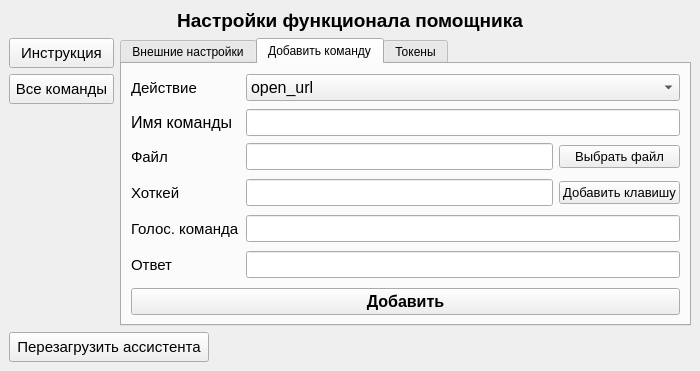
<?xml version="1.0" encoding="UTF-8"?>
<ui version="4.0">
 <class>MainWindow</class>
 <widget class="QMainWindow" name="MainWindow">
  <property name="geometry">
   <rect>
    <x>0</x>
    <y>0</y>
    <width>700</width>
    <height>351</height>
   </rect>
  </property>
  <property name="minimumSize">
   <size>
    <width>700</width>
    <height>0</height>
   </size>
  </property>
  <property name="windowTitle">
   <string>Windows Ассистент</string>
  </property>
  <property name="styleSheet">
   <string notr="true"/>
  </property>
  <widget class="QWidget" name="centralwidget">
   <layout class="QVBoxLayout" name="verticalLayout_6">
    <item>
     <widget class="QLabel" name="label">
      <property name="font">
       <font>
        <pointsize>14</pointsize>
        <bold>true</bold>
       </font>
      </property>
      <property name="text">
       <string>Настройки функционала помощника</string>
      </property>
      <property name="alignment">
       <set>Qt::AlignCenter</set>
      </property>
     </widget>
    </item>
    <item>
     <layout class="QHBoxLayout" name="horizontalLayout_11">
      <item>
       <layout class="QVBoxLayout" name="verticalLayout">
        <item>
         <widget class="QPushButton" name="btnInstruction">
          <property name="minimumSize">
           <size>
            <width>105</width>
            <height>30</height>
           </size>
          </property>
          <property name="font">
           <font>
            <pointsize>11</pointsize>
           </font>
          </property>
          <property name="text">
           <string>Инструкция</string>
          </property>
         </widget>
        </item>
        <item alignment="Qt::AlignTop">
         <widget class="QPushButton" name="btnAllCommands">
          <property name="minimumSize">
           <size>
            <width>105</width>
            <height>30</height>
           </size>
          </property>
          <property name="font">
           <font>
            <pointsize>11</pointsize>
           </font>
          </property>
          <property name="text">
           <string>Все команды</string>
          </property>
          <property name="autoRepeat">
           <bool>false</bool>
          </property>
          <property name="autoDefault">
           <bool>false</bool>
          </property>
          <property name="default">
           <bool>false</bool>
          </property>
          <property name="flat">
           <bool>false</bool>
          </property>
         </widget>
        </item>
       </layout>
      </item>
      <item>
       <widget class="QTabWidget" name="tabWidget">
        <property name="currentIndex">
         <number>1</number>
        </property>
        <widget class="QWidget" name="tabExternal">
         <attribute name="title">
          <string>Внешние настройки</string>
         </attribute>
         <layout class="QVBoxLayout" name="verticalLayout_3">
          <item>
           <layout class="QVBoxLayout" name="verticalLayout_2">
            <item>
             <widget class="QLineEdit" name="lineNamesAssist">
              <property name="minimumSize">
               <size>
                <width>0</width>
                <height>30</height>
               </size>
              </property>
              <property name="font">
               <font>
                <pointsize>12</pointsize>
               </font>
              </property>
              <property name="text">
               <string/>
              </property>
             </widget>
            </item>
            <item>
             <layout class="QFormLayout" name="formLayout">
              <property name="sizeConstraint">
               <enum>QLayout::SetDefaultConstraint</enum>
              </property>
              <property name="leftMargin">
               <number>0</number>
              </property>
              <property name="topMargin">
               <number>0</number>
              </property>
              <property name="rightMargin">
               <number>0</number>
              </property>
              <item row="0" column="0">
               <widget class="QLabel" name="label_2">
                <property name="sizePolicy">
                 <sizepolicy hsizetype="Fixed" vsizetype="Preferred">
                  <horstretch>0</horstretch>
                  <verstretch>0</verstretch>
                 </sizepolicy>
                </property>
                <property name="maximumSize">
                 <size>
                  <width>16777215</width>
                  <height>50</height>
                 </size>
                </property>
                <property name="font">
                 <font>
                  <pointsize>11</pointsize>
                 </font>
                </property>
                <property name="text">
                 <string>Голос</string>
                </property>
                <property name="alignment">
                 <set>Qt::AlignLeading|Qt::AlignLeft|Qt::AlignVCenter</set>
                </property>
               </widget>
              </item>
              <item row="0" column="1">
               <widget class="QComboBox" name="cmbVoice">
                <property name="sizePolicy">
                 <sizepolicy hsizetype="Preferred" vsizetype="Fixed">
                  <horstretch>0</horstretch>
                  <verstretch>0</verstretch>
                 </sizepolicy>
                </property>
                <property name="font">
                 <font>
                  <pointsize>12</pointsize>
                 </font>
                </property>
                <property name="styleSheet">
                 <string notr="true"/>
                </property>
                <property name="frame">
                 <bool>true</bool>
                </property>
                <item>
                 <property name="text">
                  <string>aidar</string>
                 </property>
                </item>
                <item>
                 <property name="text">
                  <string>baya</string>
                 </property>
                </item>
                <item>
                 <property name="text">
                  <string>kseniya</string>
                 </property>
                </item>
                <item>
                 <property name="text">
                  <string>xenia</string>
                 </property>
                </item>
                <item>
                 <property name="text">
                  <string>eugene</string>
                 </property>
                </item>
               </widget>
              </item>
             </layout>
            </item>
            <item>
             <widget class="QPushButton" name="btnSaveExt">
              <property name="font">
               <font>
                <pointsize>12</pointsize>
                <bold>true</bold>
               </font>
              </property>
              <property name="text">
               <string>Сохранить</string>
              </property>
             </widget>
            </item>
           </layout>
          </item>
         </layout>
        </widget>
        <widget class="QWidget" name="tabAddCommand">
         <attribute name="title">
          <string>Добавить команду</string>
         </attribute>
         <layout class="QVBoxLayout" name="verticalLayout_7">
          <item>
           <layout class="QVBoxLayout" name="verticalLayout_4">
            <item>
             <layout class="QGridLayout" name="gridLayout">
              <item row="2" column="1">
               <widget class="QLineEdit" name="lineFile">
                <property name="font">
                 <font>
                  <pointsize>12</pointsize>
                 </font>
                </property>
               </widget>
              </item>
              <item row="3" column="2">
               <widget class="QPushButton" name="btnAddHotkey">
                <property name="font">
                 <font>
                  <pointsize>10</pointsize>
                 </font>
                </property>
                <property name="text">
                 <string>Добавить клавишу</string>
                </property>
               </widget>
              </item>
              <item row="0" column="1" colspan="2">
               <widget class="QComboBox" name="cmbAction">
                <property name="font">
                 <font>
                  <pointsize>12</pointsize>
                 </font>
                </property>
                <item>
                 <property name="text">
                  <string>open_url</string>
                 </property>
                </item>
                <item>
                 <property name="text">
                  <string>open_file</string>
                 </property>
                </item>
                <item>
                 <property name="text">
                  <string>hotkey</string>
                 </property>
                </item>
                <item>
                 <property name="text">
                  <string>passive</string>
                 </property>
                </item>
               </widget>
              </item>
              <item row="2" column="0">
               <widget class="QLabel" name="lblFile">
                <property name="minimumSize">
                 <size>
                  <width>0</width>
                  <height>30</height>
                 </size>
                </property>
                <property name="font">
                 <font>
                  <pointsize>11</pointsize>
                 </font>
                </property>
                <property name="text">
                 <string>Файл</string>
                </property>
               </widget>
              </item>
              <item row="3" column="1">
               <widget class="QLineEdit" name="lineHotkey">
                <property name="font">
                 <font>
                  <pointsize>12</pointsize>
                 </font>
                </property>
               </widget>
              </item>
              <item row="5" column="0">
               <widget class="QLabel" name="label_5">
                <property name="sizePolicy">
                 <sizepolicy hsizetype="Fixed" vsizetype="Preferred">
                  <horstretch>0</horstretch>
                  <verstretch>0</verstretch>
                 </sizepolicy>
                </property>
                <property name="minimumSize">
                 <size>
                  <width>0</width>
                  <height>30</height>
                 </size>
                </property>
                <property name="font">
                 <font>
                  <pointsize>11</pointsize>
                 </font>
                </property>
                <property name="text">
                 <string>Ответ</string>
                </property>
               </widget>
              </item>
              <item row="4" column="0">
               <widget class="QLabel" name="label_4">
                <property name="sizePolicy">
                 <sizepolicy hsizetype="Fixed" vsizetype="Preferred">
                  <horstretch>0</horstretch>
                  <verstretch>0</verstretch>
                 </sizepolicy>
                </property>
                <property name="minimumSize">
                 <size>
                  <width>0</width>
                  <height>30</height>
                 </size>
                </property>
                <property name="font">
                 <font>
                  <pointsize>11</pointsize>
                 </font>
                </property>
                <property name="text">
                 <string>Голос. команда</string>
                </property>
               </widget>
              </item>
              <item row="0" column="0">
               <widget class="QLabel" name="label_3">
                <property name="sizePolicy">
                 <sizepolicy hsizetype="Fixed" vsizetype="Preferred">
                  <horstretch>0</horstretch>
                  <verstretch>0</verstretch>
                 </sizepolicy>
                </property>
                <property name="minimumSize">
                 <size>
                  <width>0</width>
                  <height>30</height>
                 </size>
                </property>
                <property name="font">
                 <font>
                  <pointsize>11</pointsize>
                 </font>
                </property>
                <property name="text">
                 <string>Действие</string>
                </property>
               </widget>
              </item>
              <item row="4" column="1" colspan="2">
               <widget class="QLineEdit" name="lineCommand">
                <property name="font">
                 <font>
                  <pointsize>12</pointsize>
                 </font>
                </property>
                <property name="text">
                 <string/>
                </property>
               </widget>
              </item>
              <item row="3" column="0">
               <widget class="QLabel" name="lblHotkey">
                <property name="minimumSize">
                 <size>
                  <width>0</width>
                  <height>30</height>
                 </size>
                </property>
                <property name="font">
                 <font>
                  <pointsize>11</pointsize>
                 </font>
                </property>
                <property name="text">
                 <string>Хоткей</string>
                </property>
               </widget>
              </item>
              <item row="5" column="1" colspan="2">
               <widget class="QLineEdit" name="lineAnswer">
                <property name="font">
                 <font>
                  <pointsize>12</pointsize>
                 </font>
                </property>
               </widget>
              </item>
              <item row="2" column="2">
               <widget class="QPushButton" name="btnChooseFile">
                <property name="font">
                 <font>
                  <pointsize>10</pointsize>
                 </font>
                </property>
                <property name="text">
                 <string>Выбрать файл</string>
                </property>
               </widget>
              </item>
              <item row="1" column="0">
               <widget class="QLabel" name="label_8">
                <property name="font">
                 <font>
                  <pointsize>12</pointsize>
                 </font>
                </property>
                <property name="text">
                 <string>Имя команды</string>
                </property>
               </widget>
              </item>
              <item row="1" column="1" colspan="2">
               <widget class="QLineEdit" name="lineEdit">
                <property name="font">
                 <font>
                  <pointsize>12</pointsize>
                 </font>
                </property>
               </widget>
              </item>
             </layout>
            </item>
            <item>
             <layout class="QHBoxLayout" name="horizontalLayout_4">
              <item alignment="Qt::AlignBottom">
               <widget class="QPushButton" name="btnAddCommand">
                <property name="font">
                 <font>
                  <pointsize>12</pointsize>
                  <bold>true</bold>
                 </font>
                </property>
                <property name="text">
                 <string>Добавить</string>
                </property>
               </widget>
              </item>
             </layout>
            </item>
           </layout>
          </item>
         </layout>
        </widget>
        <widget class="QWidget" name="tabTokens">
         <attribute name="title">
          <string>Токены</string>
         </attribute>
         <layout class="QVBoxLayout" name="verticalLayout_5">
          <item>
           <layout class="QGridLayout" name="gridLayout_2">
            <item row="0" column="0">
             <widget class="QLabel" name="label_6">
              <property name="minimumSize">
               <size>
                <width>0</width>
                <height>30</height>
               </size>
              </property>
              <property name="font">
               <font>
                <pointsize>11</pointsize>
               </font>
              </property>
              <property name="text">
               <string>Погода</string>
              </property>
             </widget>
            </item>
            <item row="0" column="1">
             <widget class="QLineEdit" name="lineWeatherTok">
              <property name="font">
               <font>
                <pointsize>12</pointsize>
               </font>
              </property>
              <property name="text">
               <string/>
              </property>
             </widget>
            </item>
            <item row="1" column="1">
             <widget class="QLineEdit" name="linetCity">
              <property name="font">
               <font>
                <pointsize>12</pointsize>
               </font>
              </property>
              <property name="text">
               <string/>
              </property>
             </widget>
            </item>
            <item row="1" column="0">
             <widget class="QLabel" name="label_9">
              <property name="font">
               <font>
                <pointsize>11</pointsize>
               </font>
              </property>
              <property name="text">
               <string>Город</string>
              </property>
             </widget>
            </item>
            <item row="2" column="0">
             <widget class="QLabel" name="label_7">
              <property name="minimumSize">
               <size>
                <width>0</width>
                <height>30</height>
               </size>
              </property>
              <property name="font">
               <font>
                <pointsize>11</pointsize>
               </font>
              </property>
              <property name="text">
               <string>OpenGPT</string>
              </property>
             </widget>
            </item>
            <item row="2" column="1">
             <widget class="QLineEdit" name="lineGPTTok">
              <property name="font">
               <font>
                <pointsize>12</pointsize>
               </font>
              </property>
              <property name="text">
               <string/>
              </property>
             </widget>
            </item>
           </layout>
          </item>
          <item>
           <layout class="QHBoxLayout" name="horizontalLayout_6">
            <item alignment="Qt::AlignBottom">
             <widget class="QPushButton" name="btnSaveTok">
              <property name="font">
               <font>
                <pointsize>11</pointsize>
                <bold>true</bold>
               </font>
              </property>
              <property name="text">
               <string>Сохранить</string>
              </property>
             </widget>
            </item>
           </layout>
          </item>
         </layout>
        </widget>
       </widget>
      </item>
     </layout>
    </item>
    <item>
     <widget class="QPushButton" name="pushButton">
      <property name="sizePolicy">
       <sizepolicy hsizetype="Fixed" vsizetype="Minimum">
        <horstretch>0</horstretch>
        <verstretch>0</verstretch>
       </sizepolicy>
      </property>
      <property name="minimumSize">
       <size>
        <width>200</width>
        <height>30</height>
       </size>
      </property>
      <property name="sizeIncrement">
       <size>
        <width>0</width>
        <height>0</height>
       </size>
      </property>
      <property name="font">
       <font>
        <pointsize>11</pointsize>
       </font>
      </property>
      <property name="toolTipDuration">
       <number>-1</number>
      </property>
      <property name="text">
       <string>Перезагрузить ассистента</string>
      </property>
     </widget>
    </item>
   </layout>
  </widget>
 </widget>
 <resources/>
 <connections/>
</ui>
